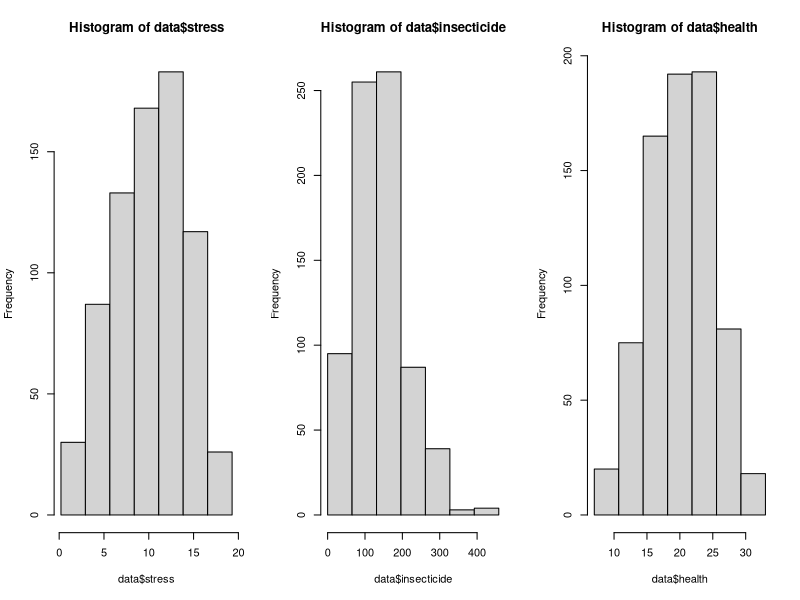
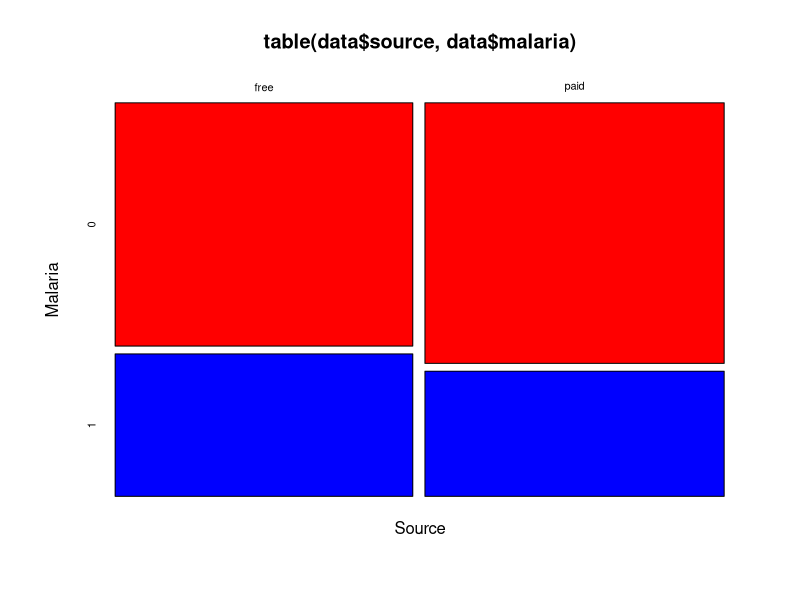
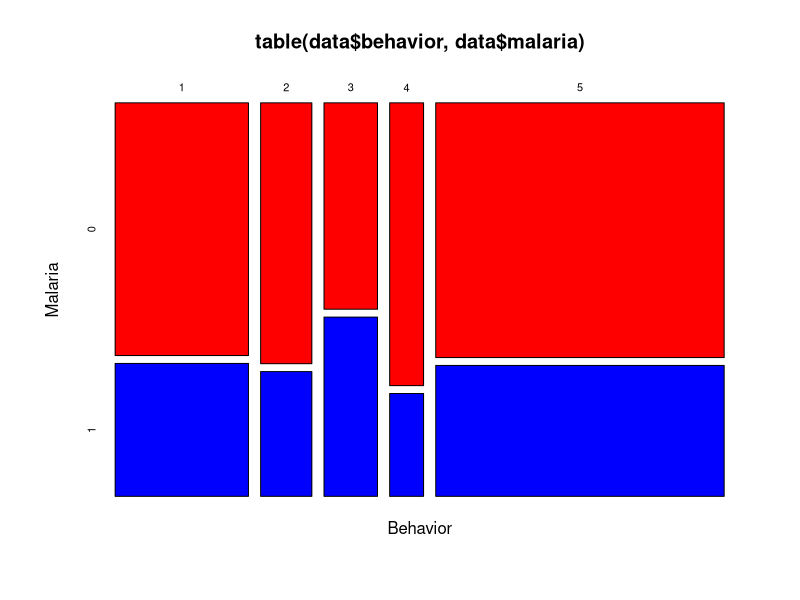
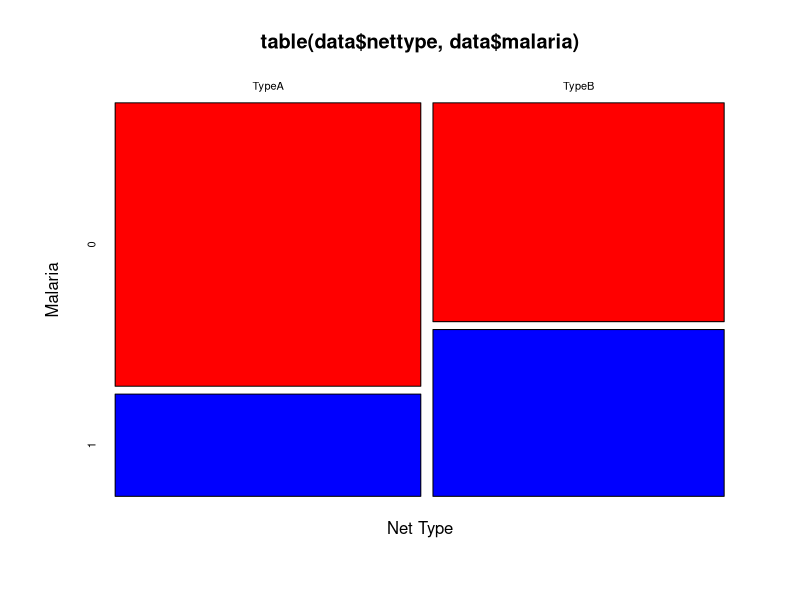
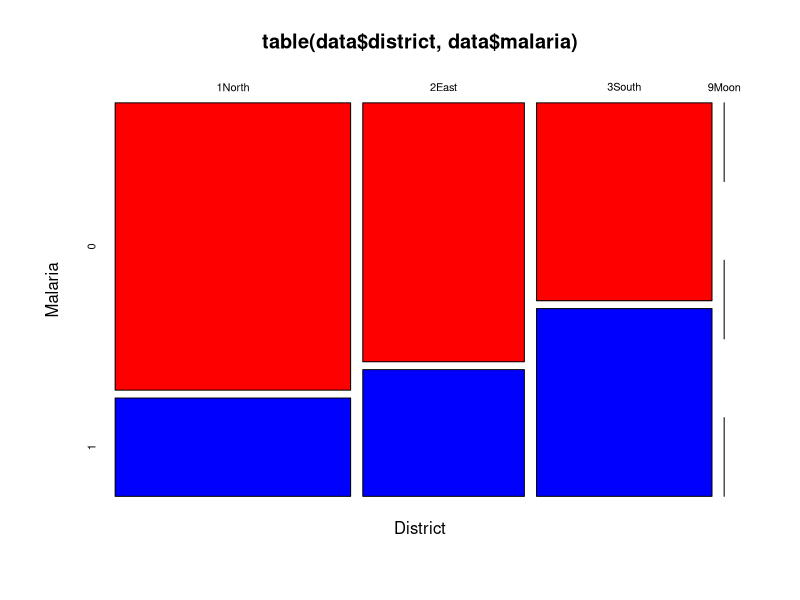
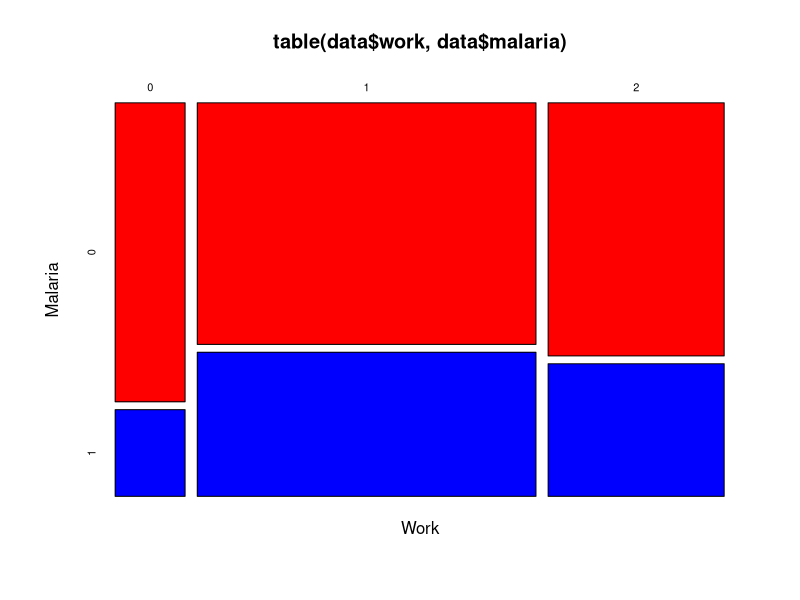

Write R code to recreate these figures, in order.
# import data
fdata = read.csv("malaria.csv")
head(fdata)

# remove Nid column
data = fdata[,-1]
head(data)

# check for null values
sum(is.na(data))

# change categorical variables using factor
data$source = factor(data$source)
data$behavior = factor(data$behavior)
data$nettype = factor(data$nettype)
data$district = factor(data$district)
data$work = factor(data$work)

# characteristics of subjects
table(data$source)
table(data$behavior)
table(data$nettype)
table(data$district)
table(data$work)
summary(data$insecticide)

# remove outlier
data = data[(data$insecticide != 128765),]
data = data[(data$district != "9Moon"),]
data = data[(data$stress>0),]
data = data[(data$health != 37),]

# histograms
par(mfrow = c(1, 3))
hist(data$stress,
     breaks = seq(min(data$stress), max(data$stress), length.out = 8))
hist(data$insecticide,
     breaks = seq(min(data$insecticide), max(data$insecticide), length.out = 8))
hist(data$health,
     breaks = seq(min(data$health), max(data$health), length.out = 8))
par(mfrow = c(1, 1))

# plot of contingency table
mosaicplot(table(data$source, data$malaria),
           color = c("Red", "Blue"),
           xlab="Source",
           ylab="Malaria")

mosaicplot(table(data$behavior, data$malaria),
           color = c("Red", "Blue"),
           xlab="Behavior",
           ylab="Malaria")

mosaicplot(table(data$nettype, data$malaria),
           color = c("Red", "Blue"),
           xlab="Net Type",
           ylab="Malaria")

mosaicplot(table(data$district, data$malaria),
           color = c("Red", "Blue"),
           xlab="District",
           ylab="Malaria")

mosaicplot(table(data$work, data$malaria),
           color = c("Red", "Blue"),
           xlab="Work",
           ylab="Malaria")
